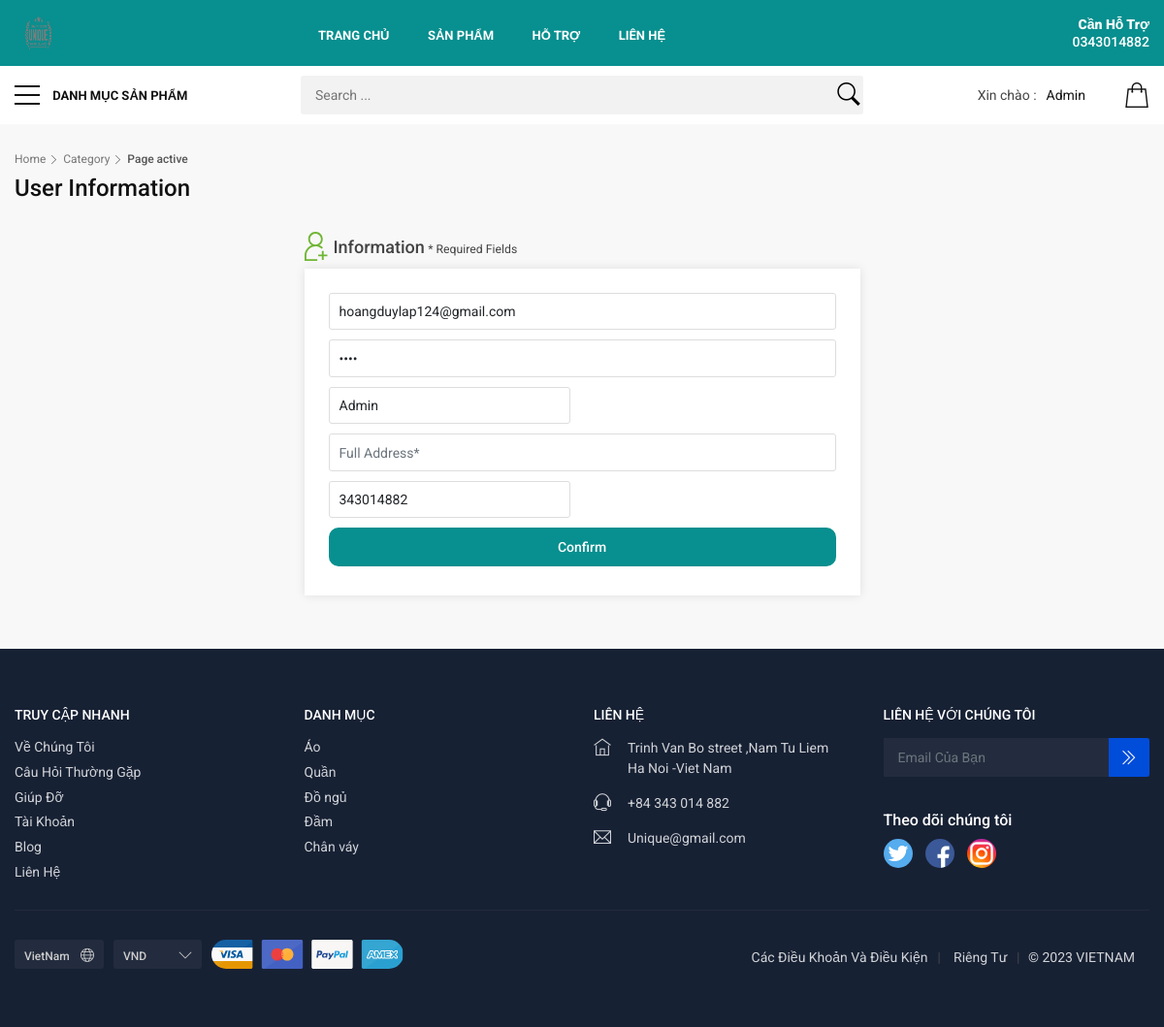
Screenshot of /index.php?act=user (signed in) with the database file from the repository.
### tables this page shows
CREATE TABLE `users` (
  `user_id` int(11) NOT NULL,
  `user_name` varchar(100) NOT NULL,
  `email` varchar(100) NOT NULL,
  `password` varchar(100) NOT NULL,
  `tel` int(11) NOT NULL,
  `address` varchar(255) NOT NULL,
  `role` int(11) NOT NULL
);

CREATE TABLE `categories` (
  `category_id` int(11) NOT NULL,
  `category_name` varchar(100) NOT NULL,
  `status` int(11) NOT NULL
);

### Models/connect.php (called while the page is built, shortened)
<?php
function pdo_get_connection(){
    $servername = "localhost";
    $username = "root";
    $password = "";
    try {
    $conn = new PDO("mysql:host=$servername;dbname=duan1", $username, $password);
    $conn->setAttribute(PDO::ATTR_ERRMODE, PDO::ERRMODE_EXCEPTION);
    return $conn;
    } catch(PDOException $e) {
    echo "Kết nối thất bại: " . $e->getMessage();
    }
}
function pdo_query($sql, ...$sql_args) {
    try {
        $conn = Pdo_get_connection();
        $stmt = $conn->prepare($sql);
        $stmt->execute($sql_args);
        return $stmt->fetchAll();
    } catch (PDOException $e) {
        throw $e;
    } finally {
        unset($conn);
    }
}
function pdo_query_one($sql){
    $sql_args = array_slice(func_get_args(), 1);
    try{
        $conn = Pdo_get_connection();
        $stmt = $conn -> prepare($sql);
        $stmt -> execute($sql_args);
        $rows = $stmt -> fetch(PDO::FETCH_ASSOC);
        return $rows;
    }
    catch(PDOException $e){
        throw $e;
    }
    finally{
        unset($conn);
    }
}
?>

### Models/account.php (called while the page is built, shortened)
<?php
function select__userByid($id)
{
    $sql = "SELECT * FROM users WHERE user_id = ?";
    $result = pdo_query_one($sql, $id);
    return $result;
}
?>

### Models/danhmuc.php (called while the page is built, shortened)
<?php
function sellect_all_categories()
{
    $sql = "SELECT * FROM categories order by category_id asc";
    return pdo_query($sql);
}
?>

### View/Account/userAccount.php (the view, shortened to what this page needs)
<main class="bg_gray">
	<div class="container margin_30">
		<div class="page_header">
			<div class="breadcrumbs">
				<ul>
					<li><a href="#">Home</a></li>
					<li><a href="#">Category</a></li>
					<li>Page active</li>
				</ul>
			</div>
			<h1>User Information</h1>
		</div>
		<div class="row justify-content-center">
			<div class="col-xl-6 col-lg-6 col-md-8">
				<div class="box_account">
					<h3 class="new_client">Information</h3> <small class="float-right pt-2">* Required Fields</small>
					<form action="index.php?act=user" onsubmit="return sendDangky()" method="post">
						<div class="form_container">
							<div class="form-group">
								<input type="email" value="<?= $load__thontin['email'] ?>" class="form-control email"
									name="email" id="email_2" placeholder="Email*">
							</div>
							<div class="form-group">
								<input type="password" class="form-control password" name="password" id="password_in_2"
									value="<?= $load__thontin['password'] ?>" placeholder="Password*">
							</div>
							<div class="private box">
								<div class="row no-gutters">
									<div class="col-6 pr-1">
										<div class="form-group">
											<input type="text" value="<?= $load__thontin['user_name'] ?>"
												class="form-control name" name="name" placeholder="Name*">
										</div>
									</div>
									<div class="col-12">
										<div class="form-group">
											<input type="text" value="<?= $load__thontin['address'] ?>"
												class="form-control address" name="address" placeholder="Full Address*">
										</div>
									</div>
								</div>
								<div class="row no-gutters">
									<div class="col-6 pl-1">
										<div class="form-group">
											<input type="text" value="<?= $load__thontin['tel'] ?>"
												class="form-control phone" name="phone" placeholder="Telephone *">
										</div>
									</div>
								</div>
							</div>
							<div class="text-center"><input type="submit" value="Confirm" name="signup"
									class="btn_1 full-width"></div>
						</div>
					</form>
				</div>
			</div>
		</div>
	</div>
</main>

### View/Home/header.php (shortened to what this page needs)
<!DOCTYPE html>
<html lang="en">
<head>
	<link rel="stylesheet" href="//code.jquery.com/ui/1.13.2/themes/base/jquery-ui.css">
	<link href="./View/css/bootstrap.css" rel="stylesheet">
	<link href="./View/css/bootstrap.min.css" rel="stylesheet">
	<link href="./View/css/style.css" rel="stylesheet">
	<link href="./View/css/home_1.css" rel="stylesheet">
	<link rel="stylesheet" href="./View/css/leave_review.css">
	<link href="./View/css/custom.css" rel="stylesheet">
	<link rel="stylesheet" href="./View/css/cart.css">
	<link rel="stylesheet" href="./View/css/checkout.css">
	<link rel="stylesheet" href=".View/css/account.css">
	<link rel="stylesheet" href=".View/css/home_1.css">
	<link rel="stylesheet" href="./View/css/product_page.css">
	<link rel="stylesheet" href="./View/css/listing.css">
	<link rel="stylesheet" href="./Admin/css/style.css">
	<link rel="stylesheet" href="./View/css/faq.css">
	<link rel="stylesheet" href="./View/css/contact.css">
</head>
<body>
	<div id="page">
		<header class="version_1">
			<div class="main_header">
				<div class="container">
					<div class="row small-gutters">
						<div class="col-xl-3 col-lg-3 d-lg-flex align-items-center">
							<div id="logo">
								<a href="index.php"><img src="View/img/logo_4.png" alt="" width="50" height="50"></a>
							</div>
						</div>
						<nav class="col-xl-6 col-lg-7">
							<div class="main-menu">
								<ul>
									<li class="">
										<a href="index.php?act=home" class="show-submenu">Trang Chủ</a>
									</li>
									<li class="">
										<a href="index.php?act=sanpham" class="">Sản Phẩm</a>
									</li>
									<li class="">
										<a href="index.php?act=help" class="show-submenu">Hỗ Trợ</a>
									</li>
									<li class="">
										<a href="index.php?act=lienhe" class="show-submenu">Liên Hệ</a>
									</li>
								</ul>
							</div>
						</nav>
						<div class="col-xl-3 col-lg-2 d-lg-flex align-items-center justify-content-end text-end">
							<a class="phone_top" href="tel://0343014882"><strong><span>Cần Hỗ Trợ</span>0343014882
								</strong></a>
						</div>
					</div>
				</div>
			</div>
			<div class="main_nav Sticky">
				<div class="container">
					<div class="row small-gutters">
						<div class="col-xl-3 col-lg-3 col-md-3">
							<nav class="categories">
								<ul class="clearfix">
									<li>
										<span>
											<a href="#">
												<span class="hamburger hamburger--spin">
													<span class="hamburger-box">
														<span class="hamburger-inner"></span>
													</span>
												</span>
												Danh Mục Sản Phẩm
											</a>
										</span>
									</li>
								</ul>
							</nav>
						</div>
						<div class="col-xl-6 col-lg-7 col-md-6 d-none d-md-block">
							<div class="custom-search-input">
								<form action="index.php?act=sanpham" method="post">
									<input type="text" placeholder="Search ... " name="key">
									<button type="submit" name="timkiem"><i
											class="header-icon_search_custom"></i></button>
								</form>
							</div>
						</div>
						<div class="col-xl-3 col-lg-2 col-md-3">
							<ul class="top_tools">
								<li>
									<div class="dropdown dropdown-cart">
										<a href="index.php?act=viewCart" class="cart_bt" id="boxcart"></a>
									</div>
								</li>
								<li>
									<?php
									if ($user) {
										?>
										<div class="dropdown dropdown-access">
											<div class="d-flex">
												<span class="" style="padding-top: 20px; padding-right: 10px">Xin chào :</span>
												<a href="index.php?act=user" class="">
													<?= $user ? $user['user_name'] : "" ?>
												</a>
											</div>
										</div>
										<?php
									}
									?>
								</li>
							</ul>
						</div>
					</div>
				</div>
			</div>
		</header>

### View/Home/footer.php (shortened to what this page needs)
<footer class="revealed">
	<div class="container">
		<div class="row">
			<div class="col-lg-3 col-md-6">
				<h3 data-bs-target="#collapse_1">Truy Cập Nhanh</h3>
				<div class="collapse dont-collapse-sm links" id="collapse_1">
					<ul>
						<li><a href="about.html">Về Chúng Tôi</a></li>
						<li><a href="help.html">Câu Hỏi Thường Gặp </a></li>
						<li><a href="help.html">Giúp Đỡ</a></li>
						<li><a href="account.html">Tài Khoản</a></li>
						<li><a href="blog.html">Blog</a></li>
						<li><a href="contacts.html">Liên Hệ</a></li>
					</ul>
				</div>
			</div>
			<div class="col-lg-3 col-md-6">
				<h3 data-bs-target="#collapse_2">Danh Mục</h3>
				<div class="collapse dont-collapse-sm links" id="collapse_2">
					<ul>
						<?php
						foreach ($sellect_categories as $show): ?>
							<?php extract($show); ?>
							<?php $category_detail = "index.php?act=chitietdm&id_cate=" . $category_id; ?>
							<li><a href="<?= $category_detail ?>">
									<?= $category_name ?>
								</a></li>
						<?php endforeach; ?>
					</ul>
				</div>
			</div>
			<div class="col-lg-3 col-md-6">
				<h3 data-bs-target="#collapse_3">Liên Hệ</h3>
				<div class="collapse dont-collapse-sm contacts" id="collapse_3">
					<ul>
						<li><i class="ti-home"></i>Trinh Van Bo street ,Nam Tu Liem<br>Ha Noi -Viet Nam</li>
						<li><i class="ti-headphone-alt"></i>+84 343 014 882</li>
						<li><i class="ti-email"></i><a href="#0">Unique@gmail.com</a></li>
					</ul>
				</div>
			</div>
			<div class="col-lg-3 col-md-6">
				<h3 data-bs-target="#collapse_4">Liên Hệ Với Chúng Tôi</h3>
				<div class="collapse dont-collapse-sm" id="collapse_4">
					<div id="newsletter">
						<div class="form-group">
							<input type="email" name="email_newsletter" id="email_newsletter" class="form-control"
								placeholder="Email Của Bạn">
							<button type="submit" id="submit-newsletter"><i class="ti-angle-double-right"></i></button>
						</div>
					</div>
					<div class="follow_us">
						<h5>Theo dõi chúng tôi </h5>
						<ul>
							<li><a href="#0"><img
										data-src="View/img/twitter_icon.svg" alt="" class="lazy"></a></li>
							<li><a href="#0"><img
										data-src="View/img/facebook_icon.svg" alt="" class="lazy"></a></li>
							<li><a href="#0"><img
										data-src="View/img/instagram_icon.svg" alt="" class="lazy"></a></li>
						</ul>
					</div>
				</div>
			</div>
		</div>
		<hr>
		<div class="row add_bottom_25">
			<div class="col-lg-6">
				<ul class="footer-selector clearfix">
					<li>
						<div class="styled-select lang-selector">
							<select>
								<option value="English" selected>VietNam</option>
							</select>
						</div>
					</li>
					<li>
						<div class="styled-select currency-selector">
							<select>
								<option value="US Dollars" selected>VND</option>
							</select>
						</div>
					</li>
					<li><img
							data-src="View/img/cards_all.svg" alt="" width="198" height="30" class="lazy"></li>
				</ul>
			</div>
			<div class="col-lg-6">
				<ul class="additional_links">
					<li><a href="#0">Các Điều Khoản Và Điều Kiện</a></li>
					<li><a href="#0">Riêng Tư</a></li>
					<li><span>© 2023 VIETNAM</span></li>
				</ul>
			</div>
		</div>
	</div>
</footer>
</div>
</body>
</html>

### View/css/account.css (style rules this page uses)
.box_account { margin-bottom: 25px; }
.box_account h3 { font-size: 18px; font-size: 1.125rem; padding-left: 30px; height: 30px; padding-top: 5px; display: inline-block; color: #444; }
.box_account h3.new_client { background: url(../img/new_user.svg) center left no-repeat; }
.box_account .form_container { background-color: #fff; -webkit-box-shadow: 0px 0px 10px 0px rgba(0, 0, 0, 0.1); -moz-box-shadow: 0px 0px 10px 0px rgba(0, 0, 0, 0.1); box-shadow: 0px 0px 10px 0px rgba(0, 0, 0, 0.1); padding: 25px; position: relative; }
.box_account .form_container .form-group { margin-bottom: 10px; }

### View/css/product_page.css (style rules this page uses)
.lazy { border-radius: 15px ; overflow: hidden; }

### admin/css/style.css (style rules this page uses)
* { margin: 0; padding: 0; box-sizing: border-box; }
a { text-decoration: none; }
li { list-style: none; }
:root { --poppins: 'Poppins', sans-serif; --lato: 'Lato', sans-serif; --light: #F9F9F9; --blue: #3C91E6; --light-blue: #CFE8FF; --grey: #eee; --dark-grey: #AAAAAA; --dark: #342E37; --red: #DB504A; --yellow: #ebc753; --light-yellow: #FFF2C6; --orange: #FD7238; --light-orange: #FFE0D3; --green: #088F8F; --light-green: #E6FFFA; --red: #DB504A; }
html { overflow-x: hidden; }
body { background: var(--grey); overflow-x: hidden; }

### rows the page displays
users: user_name "Admin", email "hoangduylap124@gmail.com", name "Admin", phone "343014882"
categories: category_name "Áo"
categories: category_name "Quần"
categories: category_name "Đồ ngủ"
categories: category_name "Đầm"
categories: category_name "Chân váy"
